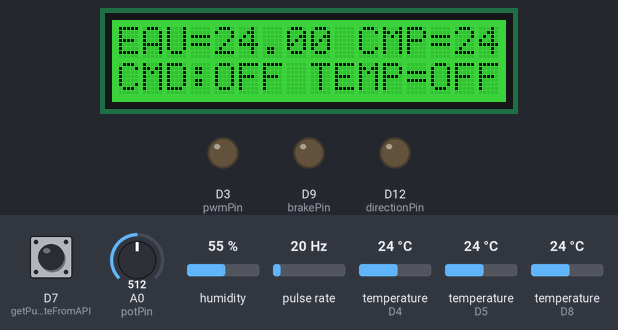
Bench run of a sketch on a simulated Arduino MKR. Parts: 16×2 character LCD, output pins drawn as LEDs (lit = HIGH). Wiring (inferred from the names in the program): pulse sensor: data D2. The inputs (shaded band) are chosen by the test bench; at power-on: D7 (getPumpStateFromAPI) HIGH, temperature (sensors on D5, D8, D4) 24 °C, A0 (potPin) = 512, humidity 55 %, pulse rate 20 Hz. WiFi joins after 1.5 s; servers stay silent unless stated; uploads are accepted with an empty reply; the modem accepts every AT command (registered, SIM ready, sends succeed) and sends nothing else; what the sketch prints to the serial monitor is not drawn.

Above: at 12.1 s.
12.2 s: D7 (getPumpStateFromAPI) pulled LOW for 0.15 s
At 18.4 s:
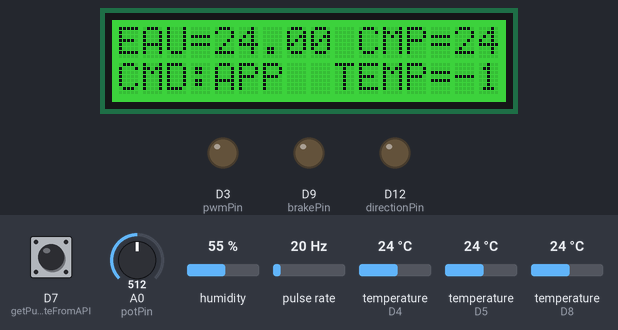
19.1 s: temperature (sensor on D5) set to 12 °C
At 24.8 s:
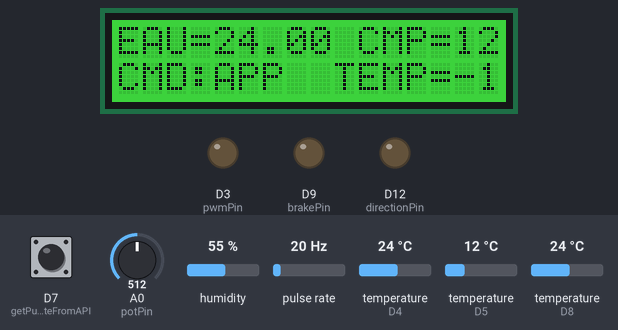
25.1 s: temperature (sensor on D8) set to 12 °C
At 29.9 s:
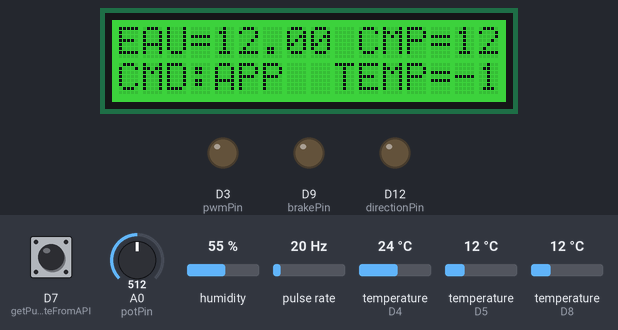
31.1 s: temperature (sensor on D5) set to 19 °C
At 36.3 s:
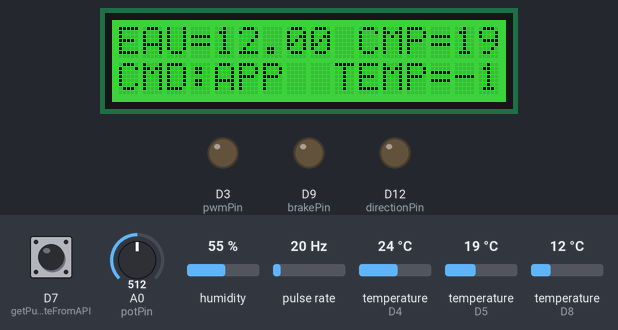
37.1 s: temperature (sensor on D8) set to 19 °C
At 42.6 s:
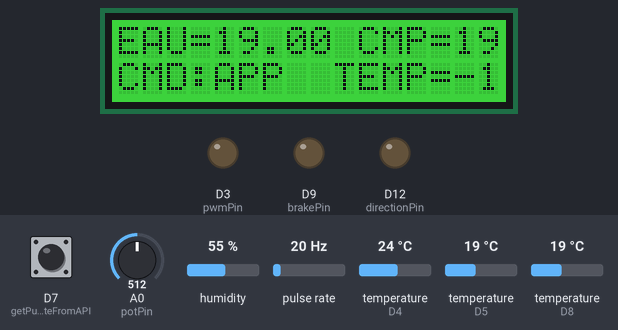
43.1 s: temperature (sensor on D5) set to 28 °C
At 49.0 s:
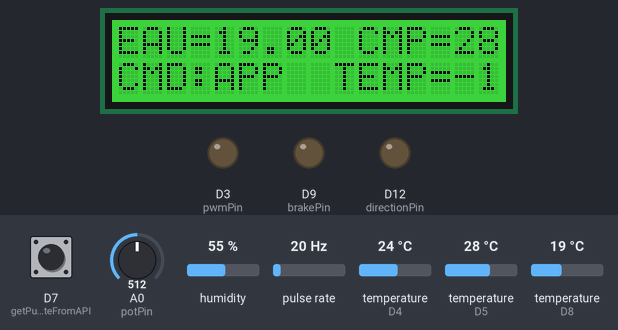
Timing chart, 0 to 50.1 s (numbered marks = the images above; inputs shaded):
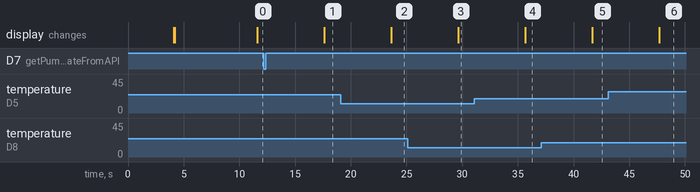

Measured:
- after the input at 12.2 s, the display: changes after 5.4 s (image 1)
- after the input at 19.1 s, the display: changes after 4.5 s (image 2)
- after the input at 25.1 s, the display: changes after 4.5 s (image 3)
- after the input at 31.1 s, the display: changes after 4.5 s (image 4)
- after the input at 37.1 s, the display: changes after 4.6 s (image 5)
- after the input at 43.1 s, the display: changes after 4.6 s (image 6)

The sketch:

codecartev2.ino
```cpp
//PROJET SI, RECUPERATION CHALEURE COMPOST
//CODE ARDUINO, INTERFACEE AVEC L'APPLICATION MOBILE COMPOS'HEAT


//------------------------IMPORT DES MODULES---------------------------------//
#include <Arduino.h>
#include <OneWire.h> //one wire pour capteures
#include <DallasTemperature.h> //interpreter temperature du capteur
#include <DHT.h> //module pour gerer la capteur temp air / humiditée
#include <Wire.h> //gestion de l'ecran lcd
#include "rgb_lcd.h" //gestion de l'ecran lcd
#include <SPI.h>
#include <WiFiNINA.h>
//---------------------------------------------------------------------------//


//------------------------DEFINITION DES IO----------------------------------//
#define ONE_WIRE_BUS_WATERSENSOR 8// Broche pour le DS18B20 temperature de l'eau compost
#define ONE_WIRE_BUS_POOLSENSOR 4 // Broche pour le DS18B20 temperature de temperature piscine
#define DHTPIN 5        // Broche numérique D8 où le capteur est connecté temperature et humiditée du compost
#define DHTTYPE DHT11   // Type du capteur de temp / humiditée de l'int compost
//---------------------------------------------------------------------------//


OneWire watersensorbus(ONE_WIRE_BUS_WATERSENSOR);
OneWire poolsensorbus(ONE_WIRE_BUS_POOLSENSOR);
DallasTemperature watersensor(&watersensorbus); //capteur temperature de l'eau
DallasTemperature poolsensor(&poolsensorbus); //capteur temperature de l'eau
DHT temphumid(DHTPIN, DHTTYPE); // Initialisation du capteur DHT
rgb_lcd lcd;
WiFiClient client;
//---------------------------------------------------------------------------//


//-----------------------DEFINITION DES CONSTANTES--------------------------//
//CONSTANTES ECRAN RGB LCD
const int colorR = 0;
const int colorG = 200;
const int colorB = 0;

//CONSTANTES CONTROLE SHIELD MOTEUR POUR POMPE
const int directionPin = 12;
const int pwmPin = 3;
const int brakePin = 9;
bool directionState;

int pumpstate = -1;
int newtemperature = -1;
int pumpspeed = 255;


const int pinDebit = 2;
volatile int nbImpulsions = 0;
float debit = 0.0;
unsigned long lastTime = 0;

bool pompeEnMarche = false;
int command = 0;

//POTENTIOMMETRE DE COMMANDE
const int potPin = A0;
int potValue = 0;
float commandepot = 0;
bool commandpoton = false;


//WIFI
char ssid[] = "mac_titouan";         // Nom du réseau Wi-Fi
char pass[] = "123456789"; // Mot de passe du Wi-Fi

char server[] = "composheat.cloud"; // Serveur
int port = 80;                      // Port HTTP


///////////////////////////////////////////////////////////////////////////////
/////////////////////////FONTIONNEMENT DU CODE/////////////////////////////////
///////////////////////////////////////////////////////////////////////////////

//configuration du bluethoot
void setupBlueToothConnection() {
    Serial1.print("AT");
    delay(400);

    Serial1.print("AT+DEFAULT");  // Réinitialisation du module Bluetooth
    delay(2000);

    Serial1.print("AT+NAMECOMPOS'HEAT");  // Nom du module Bluetooth
    delay(400);

    Serial1.print("AT+PIN0000");  // Code PIN
    delay(400);

    Serial1.print("AT+AUTH1");  // Authentification
    delay(400);

    Serial1.flush();  // Purge du buffer pour préparer la communication
}

// Fonction de test de la connexion Bluetooth
void testBluetoothConnection() {
    Serial1.println("AT");  // Envoie une commande AT au module Bluetooth pour tester la connexion
    delay(500);

    if (Serial1.available()) {
        String response = "";
        while (Serial1.available()) {
            char c = Serial1.read();
            response += c;
        }
        // Si la réponse est OK, la connexion est établie
        if (response.indexOf("OK") != -1) {
            Serial.println("lE MODULE BLUETOOTH EST PRET");
        } else {
            Serial.println("IMPOSSIBLE DE SE CONNECTER AU MODULE BLUETOOTH");
        }
    }
}

String getBluetoothData(){
    String data = "";

    while (Serial1.available()) {
        char c = Serial1.read();
        data += c;
        delay(2);
    }

    return data;
}

void receiveDataFromApp(){
    // Récupérer les données Bluetooth
    String data = getBluetoothData();

    // Cherche la première occurrence de RX et $RX dans le message
    int startPos = data.indexOf("RX");
    int endPos = data.indexOf("$RX");

    // Si le message contient bien RX et $RX, et que RX est avant $RX
    if (startPos != -1 && endPos != -1 && startPos < endPos) {
        // Extraire les données entre "RX" et "$RX"
        String extractedData = data.substring(startPos + 2, endPos);  // Exclure "RX" et "$RX"

        // Diviser les données extraites par ';' pour obtenir les paires clé-valeur
        int pos = 0;
        while ((pos = extractedData.indexOf(';')) != -1) {
            String entry = extractedData.substring(0, pos);
            int separatorPos = entry.indexOf(':');

            if (separatorPos != -1) {
                String key = entry.substring(0, separatorPos);   // Clé
                String value = entry.substring(separatorPos + 1); // Valeur

                // Si la clé est "pumpstate", extraire la valeur
                if (key.equals("pumpstate")) {  // Utiliser equals() pour comparer les String
                    pumpstate = value.toInt();  // Convertir la valeur en entier
                }

                // Si la clé est "newtemperature", extraire la valeur
                if (key.equals("newtemperature")) {  // Utiliser equals() pour comparer les String
                    newtemperature = value.toInt();  // Convertir la valeur en entier
                }

                if (key.equals("command")) {  // Utiliser equals() pour comparer les String
                    command = value.toInt();  // Convertir la valeur en entier
                }
            }

            // Supprimer la partie traitée
            extractedData = extractedData.substring(pos + 1);
        }

        // Si pumpstate est égal à 1, démarrer la pompe, sinon l'arrêter
        if (pumpstate == 1 && !pompeEnMarche && command == 0) {
            startPump();  // Démarre la pompe
            pompeEnMarche = true;
        } else if (pumpstate == 0 && pompeEnMarche && command == 0) {
            stopPump();   // Arrête la pompe
            pompeEnMarche = false;
        }


    }
}


void reiceiveDataFromWeb() {
    if (Serial.available() > 0) { // Si des données sont disponibles
      String command = Serial.readStringUntil('\n');
      command.trim();

      if (command.startsWith("startpump")) {
        startPump();
      }
      else if (command.startsWith("stoppump")) {
        stopPump();
      }
      else if (command.startsWith("updatecommand")) {
        int tempIndex = command.indexOf(":") + 1;
        String tempValue = command.substring(tempIndex);
        newtemperature = tempValue.toFloat(); // Convertir en float
      }
      else {
        Serial.println("Commande non reconnue");
      }
    }
  }


//Recuperer la temperature de capteur de l'eau
float getWaterTemp() {
    watersensor.requestTemperatures(); //demande lecture
    float temperature = watersensor.getTempCByIndex(0); //recupere la donnee de temp

    return temperature; //return la temperature mesurée
}

//recuperer la temperature de l'eau de la piscine
float getPoolTemp() {
    poolsensor.requestTemperatures(); //demande lecture
    float temperature = poolsensor.getTempCByIndex(0); //recupere la donnee de temp

    return temperature; //return la temperature mesurée
}

//recuperer temperature dans le compost
float getCompostTemp() {
    float temperature = temphumid.readTemperature();

    return temperature;
}

//recuperer l'humiditée dans le compost
float getComposthumid() {
    float humidity = temphumid.readHumidity();

    return humidity;
}

//mesurer / renvoyer la mesure de la batterie (a faire)
int getBatterylevel() {
    return 100;
}


void startPump(){
    digitalWrite(brakePin, LOW);
    digitalWrite(directionPin, HIGH);

    analogWrite(pwmPin, pumpspeed);
}

void stopPump(){
    digitalWrite(brakePin, HIGH);
    digitalWrite(directionPin, HIGH);

    analogWrite(pwmPin, 0);
}
//Construction de la trame a envoyer a l'application
String trametx() {
    float waterTemp = getWaterTemp();
    float PoolTemp = getPoolTemp();
    float CompostTemp = getCompostTemp();
    float CompostHumidity = getComposthumid();
    int BatteryLevel = getBatterylevel();

    String trametxdata = "TX;batterylevel:" + String(BatteryLevel) +";watertemp:" + String(waterTemp) + ";rate:" + String(debit) + ";composttemp:" + String(CompostTemp) + ";composthumid:" + String(CompostHumidity)+";$TX" ;

    return trametxdata;

}

//Construction des données pour mesures
String mesure() {
    float waterTemp = getWaterTemp();
    float PoolTemp = getPoolTemp();
    float CompostTemp = getCompostTemp();
    float CompostHumidity = getComposthumid();

    String mesuredata = String(microsToSeconds(micros())) + "\t" + String(waterTemp) + "\t" + String(CompostTemp) + "\t" + String(CompostHumidity);

    return mesuredata;

}


void compterImpulsions() {
  nbImpulsions++;  // Incrémenter le compteur d'impulsions
}


// Fonction pour convertir les microsecondes en secondes
float microsToSeconds(unsigned long microsValue) {
  return microsValue / 1000000.0;
}

void getPotValue() {
    potValue = analogRead(potPin);
    float commandepot = 10 + (potValue / 1023.0) * (40 - 10);

}


void changecommandpotmode() {
    if (commandpoton == false) {
        command = 1;
        commandpoton = true;

    } else {
        command = 0;
        commandpoton = false;

    }


}

String getCommandState() {
    String message = "";

    if (command == 1) {
        message = "CMD:APP  TEMP=" + String(newtemperature);
    } else if (commandpoton == true) {
        message = "CMD:UC TEMP=" + String(newtemperature) + "º";
    } else if (command == 0 && commandpoton == false) {
        message = "CMD:OFF TEMP=OFF";
    }

    return message;
}
String getTemperatureData(){

    String message = "EAU="+  String(getWaterTemp()) + " CMP="+ String(getCompostTemp());
    return message;
}

void UpdateScreen() {

    //afficher les données de temperatures
    lcd.setCursor(0, 0);
    lcd.print(getTemperatureData());

    //afficher les données sur la commande
    lcd.setCursor(0, 1);
    lcd.print(getCommandState());

}

void BluetoothUpdate(){
    Serial1.print(trametx());
    receiveDataFromApp();
}

void connectToWiFi() {
  Serial.print("Connexion au réseau Wi-Fi");
  while (WiFi.status() != WL_CONNECTED) {
    Serial.print(".");
    WiFi.begin(ssid, pass);
    delay(2000);
  }
  Serial.println("\nConnecté !");
  Serial.print("Adresse IP : ");
  Serial.println(WiFi.localIP());
}

// Envoi des données JSON au serveur
void sendData() {
  // Reconnexion si le Wi-Fi est perdu
  if (WiFi.status() != WL_CONNECTED) {
    Serial.println("Wi-Fi perdu. Tentative de reconnexion...");
    connectToWiFi();
  }

  // Récupération des données
  float waterTemp = getWaterTemp();
  float CompostTemp = getCompostTemp();
  float CompostHumidity = getComposthumid();
  int BatteryLevel = getBatterylevel();
  float rate = debit;  // Assure-toi que 'debit' est bien défini quelque part

  // Remplacement des NaN par -127
  if (isnan(waterTemp))        waterTemp = -127;
  if (isnan(CompostTemp))      CompostTemp = -127;
  if (isnan(CompostHumidity))  CompostHumidity = -127;
  if (isnan(rate))             rate = -127;
  if (isnan(BatteryLevel))     BatteryLevel = -127;

  // Construction du JSON
  String postData = "{";
  postData += "\"watertemp\":" + String(waterTemp, 1) + ",";
  postData += "\"rate\":" + String(rate, 1) + ",";
  postData += "\"composttemp\":" + String(CompostTemp, 1) + ",";
  postData += "\"composthumid\":" + String(CompostHumidity, 1) + ",";
  postData += "\"batterylevel\": 100" ;
  postData += "}";

  // Affichage pour débogage
  Serial.println("Données envoyées :");
  Serial.println(postData);

  // Connexion au serveur
  if (client.connect(server, port)) {
    Serial.println("Connecté au serveur");

    // Envoi de la requête POST
    client.println("POST /api/update_data HTTP/1.1");
    client.print("Host: ");
    client.println(server);
    client.println("Content-Type: application/json");
    client.print("Content-Length: ");
    client.println(postData.length());
    client.println("Connection: close");
    client.println();
    client.println(postData);

    // Lecture de la réponse
    while (client.connected()) {
      while (client.available()) {
        String line = client.readStringUntil('\n');
        Serial.println(line);
      }
    }

    client.stop();
    Serial.println("Déconnecté du serveur");
  } else {
    Serial.println("Erreur de connexion au serveur");
  }
}

void getPumpStateFromAPI() {
    if (client.connect(server, port)) {
        Serial.println("Connexion au serveur réussie");

        // Envoie de la requête HTTP GET
        client.println("GET /api/pumpstate HTTP/1.1");
        client.println("Host: composheat.cloud");
        client.println("Connection: close");
        client.println(); // Fin des headers

        // Attente de réponse
        unsigned long timeout = millis();
        while (client.available() == 0) {
            if (millis() - timeout > 5000) {
                Serial.println(">>> Timeout !");
                client.stop();
                return;
            }
        }

        // Lecture de la réponse ligne par ligne
        bool jsonStarted = false;
        String jsonString = "";
        while (client.available()) {
            String line = client.readStringUntil('\n');
            if (line.startsWith("{")) {
                jsonStarted = true;
            }
            if (jsonStarted) {
                jsonString += line;
            }
        }

        client.stop();

        // Extraction manuelle des données
        int cmdPos = jsonString.indexOf("\"commandweb\":");
        int cmdonPos = jsonString.indexOf("\"commandwebon\":");
        int statePos = jsonString.indexOf("\"pumpstate\":");

        if (cmdPos != -1 && cmdonPos != -1 && statePos != -1) {
            int commandweb = jsonString.substring(cmdPos + 13, jsonString.indexOf(",", cmdPos)).toInt();

            String commandwebonStr = jsonString.substring(cmdonPos + 15, jsonString.indexOf(",", cmdonPos));
            commandwebonStr.trim();
            bool commandwebon = (commandwebonStr == "true");

            int stateStart = jsonString.indexOf("\"", statePos + 12) + 1;
            int stateEnd = jsonString.indexOf("\"", stateStart);
            String pumpstateStr = jsonString.substring(stateStart, stateEnd);

            if (commandwebon == true){
                newtemperature = commandweb;
                command = 1;
            } else {
                command = 0;

            }


        } else {
            Serial.println("Erreur de parsing JSON");
        }
    } else {
        Serial.println("Échec de connexion au serveur");
    }
}
//initialisation de la carte
void setup() {
    Serial.begin(9600);
    Serial1.begin(9600); //communication bluethoot
    watersensor.begin();
    temphumid.begin();

    //definition des pins shield moteur
    pinMode(directionPin, OUTPUT);
    pinMode(pwmPin, OUTPUT);
    pinMode(brakePin, OUTPUT);

    setupBlueToothConnection();
    testBluetoothConnection();

    lcd.begin(16, 2);
    lcd.setRGB(colorR, colorG, colorB);

    pinMode(pinDebit, INPUT_PULLUP);
    attachInterrupt(digitalPinToInterrupt(pinDebit), compterImpulsions, RISING);

    pinMode(7, INPUT_PULLUP);
    attachInterrupt(digitalPinToInterrupt(7), changecommandpotmode, RISING);

    connectToWiFi();

}


void loop() {


    Serial.println(trametx()); //envoie de la trame sur le serie usb
    BluetoothUpdate(); //envoie et reception des données bt
    getPotValue(); //recuperer la valeure du potentiometre
    UpdateScreen(); //mettre a jour l'ecran
    sendData();
    getPumpStateFromAPI();


    unsigned long currentTime = millis();
    if (currentTime - lastTime >= 1000) {
      float frequence = nbImpulsions / ((currentTime - lastTime) / 1000.0);

      // Calcul du débit en L/min
      debit = frequence / 11.0;  // Conversion de la fréquence en débit (L/min)


      // Réinitialiser le compteur d'impulsions et mettre à jour le dernier temps
      nbImpulsions = 0;
      lastTime = currentTime;
    }

    float tempEau = getWaterTemp();

    if (command == 1 && commandpoton == true) {
        commandpoton = false; // On force commandpoton à false si les deux conditions sont vraies
    }

    // Si command vaut 1, on utilise newtemperature
    if (command == 1) {
        if (tempEau <= newtemperature) {
            if (!pompeEnMarche) {
                pompeEnMarche = true;
                startPump();
            }
        } else {
            if (pompeEnMarche) {
                pompeEnMarche = false;
                stopPump();
            }
        }
    }
    // Sinon, si commandpoton est actif, on utilise commandepot
    else if (commandpoton == true) {
        if (tempEau <= commandepot) {
            if (!pompeEnMarche) {
                pompeEnMarche = true;
                startPump();
            }
        } else {
            if (pompeEnMarche) {
                pompeEnMarche = false;
                stopPump();
            }
        }
    }


}
```
